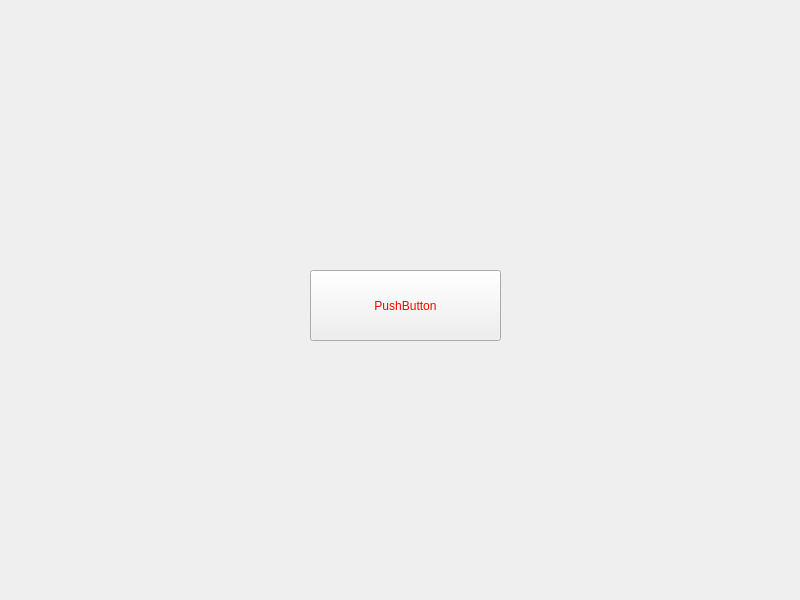
<?xml version="1.0" encoding="UTF-8"?>
<ui version="4.0">
 <class>Widget</class>
 <widget class="QWidget" name="Widget">
  <property name="geometry">
   <rect>
    <x>0</x>
    <y>0</y>
    <width>800</width>
    <height>600</height>
   </rect>
  </property>
  <property name="windowTitle">
   <string>Widget</string>
  </property>
  <widget class="QPushButton" name="pushButton">
   <property name="geometry">
    <rect>
     <x>310</x>
     <y>270</y>
     <width>191</width>
     <height>71</height>
    </rect>
   </property>
   <property name="styleSheet">
    <string notr="true">QPushButton {
	color:red;
}</string>
   </property>
   <property name="text">
    <string>PushButton</string>
   </property>
  </widget>
 </widget>
 <resources/>
 <connections/>
</ui>
